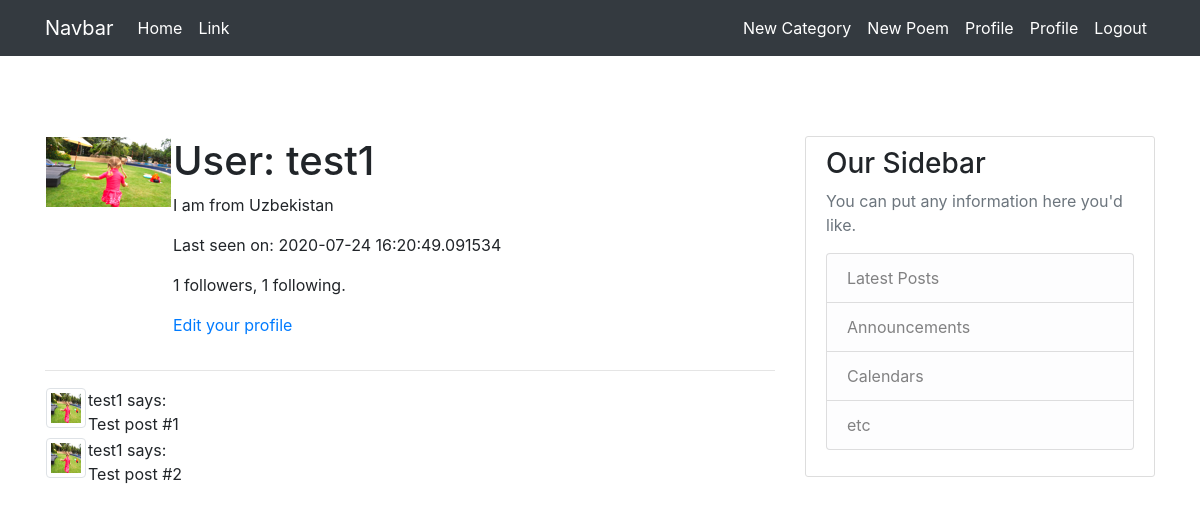
The app's page /user/test1 (signed in), older data.
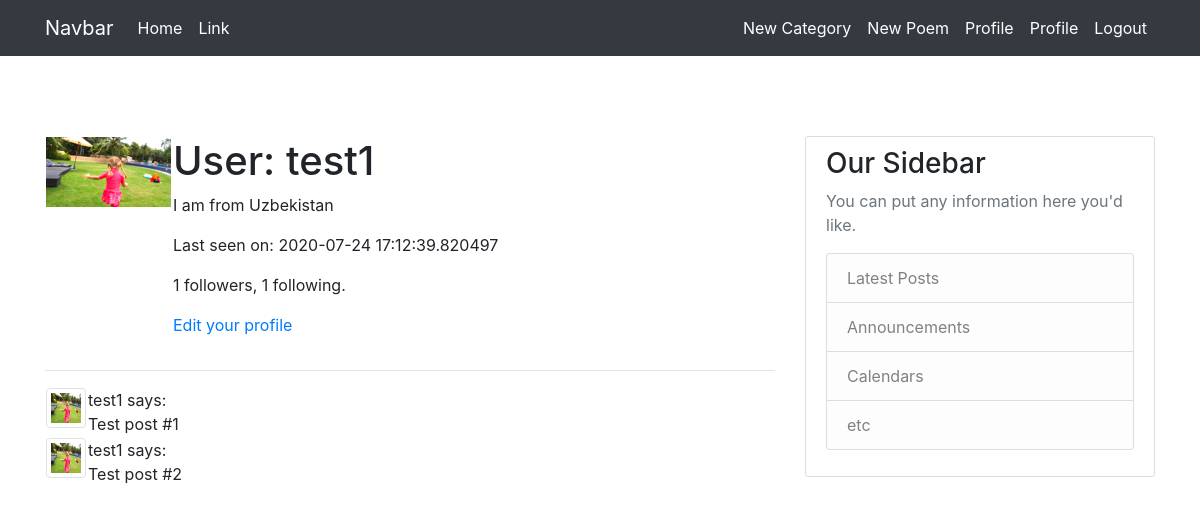
The same page, newer data.
### app/models.py (models this page shows, shortened)
class User(UserMixin, db.Model):
    id = db.Column(db.Integer, primary_key=True)
    username = db.Column(db.String(64), index=True, unique=True)
    email = db.Column(db.String(120), index=True, unique=True)
    image_file = db.Column(db.String(120), nullable=True)
    password_hash = db.Column(db.String(128))
    about_me = db.Column(db.String(140))
    last_seen = db.Column(db.DateTime, default=datetime.utcnow)
    poems = db.relationship('Poem', backref='author', lazy='dynamic')
    followed = db.relationship(
        'User', secondary=followers,
        primaryjoin=(followers.c.follower_id == id),
        secondaryjoin=(followers.c.followed_id == id),
        backref=db.backref('followers', lazy='dynamic'), lazy='dynamic')

### app/routes.py (the view)
@app.route('/user/<username>')
@login_required
def user(username):
    user = User.query.filter_by(username=username).first_or_404()
    poems = [
        {'author': user, 'body': 'Test post #1'},
        {'author': user, 'body': 'Test post #2'}
    ]
    if current_user.image_file:
        image_file = url_for('static', filename='profile_pics/' + current_user.image_file)
    else:
        image_file = None
    form = EmptyForm()
    return render_template('user.html', user=user, poems=poems, image_file=image_file, form=form)

### app/models.py (called while the page is built)
@login.user_loader
def load_user(id):
    return User.query.get(int(id))

### app/routes.py (called while the page is built)
@app.before_request
def before_request():
    if current_user.is_authenticated:
        current_user.last_seen = datetime.utcnow()
        db.session.commit()

### app/templates/user.html (shortened to what this page needs)
{% extends "base.html" %}
{% block content %}
    <table>
        <tr valign="top">
            {% if image_file %}
            <td><img src="{{ image_file }}"></td>
            {% else %}
            <td><img src="{{ user.avatar(128) }}"></td>
            {% endif %}
            <td>
                <h1>User: {{ user.username }}</h1>
                {% if user.about_me %}<p>{{ user.about_me }}</p>{% endif %}
                {% if user.last_seen %}<p>Last seen on: {{ user.last_seen }}</p>{% endif %}
                <p>{{ user.followers.count() }} followers, {{ user.followed.count() }} following.</p>
                {% if user == current_user %}
                <p><a href="{{ url_for('edit_profile') }}">Edit your profile</a></p>
                {% endif %}
            </td>
        </tr>
    </table>
    <hr>
    {% for poem in poems %}
    <table>
        <tr valign="top">
            {% if image_file  %}
            <td><img src="{{ image_file }} " class="img-thumbnail" style="width: 40px; height: 40px;" ></td>
            {% else %}
            <td><img src="{{ user.avatar(48) }}"></td>
            {% endif %}
            <td>{{ poem.author.username }} says:<br>{{ poem.body }}</td>
        </tr>
    </table>
    {% endfor %}
{% endblock %}

### app/templates/base.html (shortened to what this page needs)
<!doctype html>
<html lang="en">
  <head>
    <link rel="stylesheet" href="https://stackpath.bootstrapcdn.com/bootstrap/4.5.0/css/bootstrap.min.css">
    <link rel="stylesheet" type="text/css" href="{{ url_for('static', filename='main.css') }}">
  </head>
  <body class="bg-secondary-gradient">
    <header>
        {% include "partials/nav.html" %}
    </header>
    <main>
        <div class="container">
          <div class="row">
            <div class="col-md-8">
                {% block content %}{% endblock %}
            </div>
            <div class="col-md-4">
                <div class="content-section">
                  <h3>Our Sidebar</h3>
                  <p class='text-muted'>You can put any information here you'd like.
                      <ul class="list-group">
                          <li class="list-group-item list-group-item-light">Latest Posts</li>
                          <li class="list-group-item list-group-item-light">Announcements</li>
                          <li class="list-group-item list-group-item-light">Calendars</li>
                          <li class="list-group-item list-group-item-light">etc</li>
                          </ul>
                      </p>
                  </div>
            </div>
          </div>
        </div>
    </main>
  </body>
</html>

### app/templates/partials/nav.html (shortened to what this page needs)
<nav class="navbar navbar-expand-lg navbar-dark bg-dark">
    <div class="container">
        <a class="navbar-brand text-white" href="#">Navbar</a>
        <div class="collapse navbar-collapse" id="navbarSupportedContent">
          <ul class="navbar-nav mr-auto">
            <li class="nav-item active">
              <a class="nav-link text-white" href="{{ url_for('index') }}">Home <span class="sr-only">(current)</span></a>
            </li>
            <li class="nav-item">
              <a class="nav-link text-white" href="#">Link</a>
            </li>
          </ul>
          <ul class="navbar-nav">
            {% if current_user.is_authenticated %}
            <li class="nav-item">
              <a class="nav-link text-white" href="{{ url_for('create_category') }}">New Category</a>
            </li>
            <li class="nav-item">
              <a class="nav-link text-white" href="{{ url_for('create_poem') }}">New Poem</a>
            </li>
            <li class="nav-item">
              <a class="nav-link text-white" href="{{ url_for('user', username=current_user.username) }}">Profile</a>
            </li>
              <li class="nav-item">
                <a class="nav-link text-white" href="{{ url_for('user', username=current_user.username) }}">Profile</a>
              </li>
              <li class="nav-item">
                  <a class="nav-link text-white" href="{{ url_for('logout') }}">Logout</a>
              </li>
            {% endif %}
          </ul>
        </div>
    </div>
</nav>

### app/static/main.css (style rules this page uses)
.content-section { background: #ffffff; padding: 10px 20px; border: 1px solid #dddddd; border-radius: 3px; margin-bottom: 20px; }
main { margin-top: 5rem; }

Row changes from the older to the newer data that the page shows:
changed User "test1": last_seen "2020-07-24 16:20:49.091534" → "2020-07-24 17:12:39.820497"
